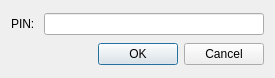
<?xml version="1.0" encoding="UTF-8"?>
<ui version="4.0">
 <class>PINDialog</class>
 <widget class="QDialog" name="PINDialog">
  <property name="geometry">
   <rect>
    <x>0</x>
    <y>0</y>
    <width>275</width>
    <height>78</height>
   </rect>
  </property>
  <property name="windowTitle">
   <string>Dialog</string>
  </property>
  <layout class="QVBoxLayout" name="verticalLayout">
   <item>
    <layout class="QHBoxLayout" name="horizontalLayout">
     <item>
      <widget class="QLabel" name="label">
       <property name="text">
        <string>PIN: </string>
       </property>
      </widget>
     </item>
     <item>
      <widget class="QLineEdit" name="pinEdit">
       <property name="inputMethodHints">
        <set>Qt::ImhHiddenText|Qt::ImhNoAutoUppercase|Qt::ImhNoPredictiveText|Qt::ImhSensitiveData</set>
       </property>
       <property name="maxLength">
        <number>4</number>
       </property>
       <property name="echoMode">
        <enum>QLineEdit::Password</enum>
       </property>
      </widget>
     </item>
    </layout>
   </item>
   <item>
    <widget class="QDialogButtonBox" name="buttonBox">
     <property name="orientation">
      <enum>Qt::Horizontal</enum>
     </property>
     <property name="standardButtons">
      <set>QDialogButtonBox::Cancel|QDialogButtonBox::Ok</set>
     </property>
    </widget>
   </item>
  </layout>
 </widget>
 <resources/>
 <connections>
  <connection>
   <sender>buttonBox</sender>
   <signal>accepted()</signal>
   <receiver>PINDialog</receiver>
   <slot>accept()</slot>
   <hints>
    <hint type="sourcelabel">
     <x>248</x>
     <y>254</y>
    </hint>
    <hint type="destinationlabel">
     <x>157</x>
     <y>274</y>
    </hint>
   </hints>
  </connection>
  <connection>
   <sender>buttonBox</sender>
   <signal>rejected()</signal>
   <receiver>PINDialog</receiver>
   <slot>reject()</slot>
   <hints>
    <hint type="sourcelabel">
     <x>316</x>
     <y>260</y>
    </hint>
    <hint type="destinationlabel">
     <x>286</x>
     <y>274</y>
    </hint>
   </hints>
  </connection>
 </connections>
</ui>
